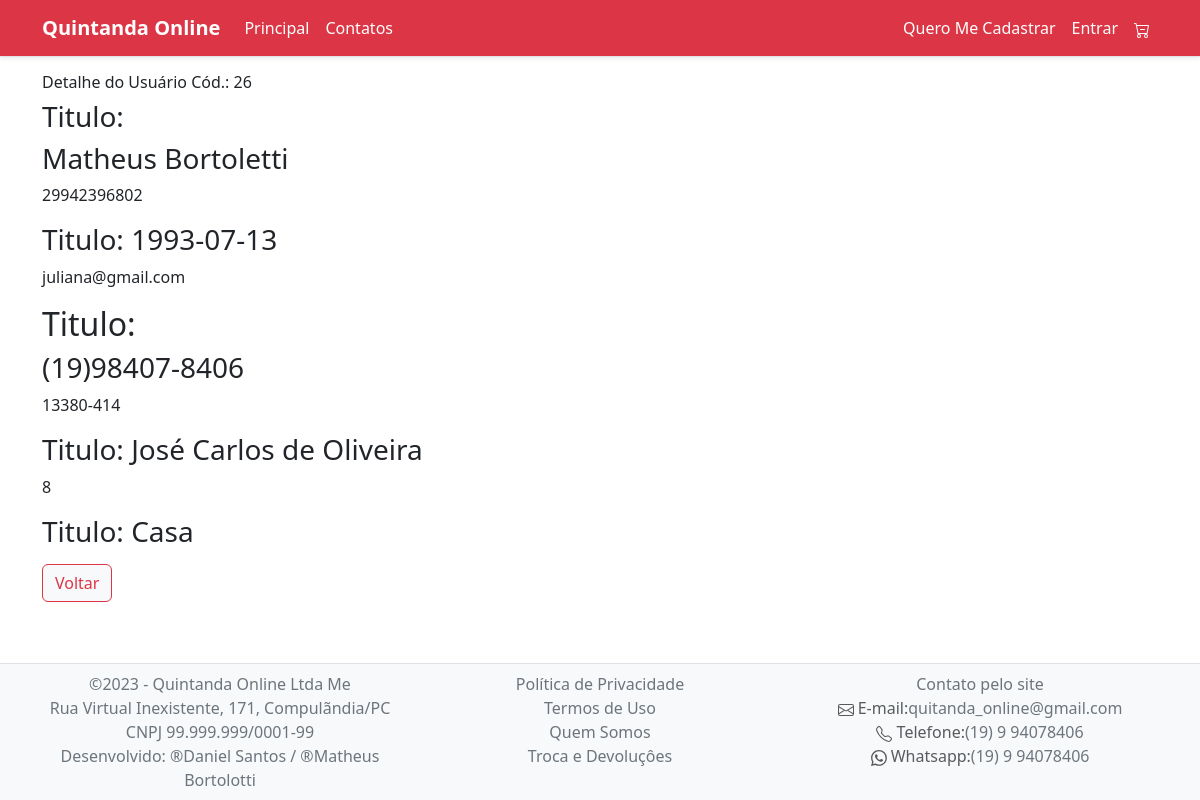
The app's page /ver-usuario.php?id=26 with its own data.
### tables this page shows
CREATE TABLE `usuario` (
  `id` int(100) NOT NULL,
  `nome` varchar(100) NOT NULL,
  `cpf` varchar(50) NOT NULL,
  `datanacimento` varchar(50) DEFAULT NULL,
  `email` varchar(50) NOT NULL,
  `telefone` varchar(50) NOT NULL,
  `cep` varchar(50) NOT NULL,
  `rua` varchar(50) NOT NULL,
  `numero` varchar(50) NOT NULL,
  `complemento` varchar(50) NOT NULL,
  `cidade` varchar(50) NOT NULL,
  `senha` varchar(50) NOT NULL,
  `Conf_Senha` varchar(50) NOT NULL,
  `referencia` varchar(25) NOT NULL
);

### ver-usuario.php (the view, shortened to what this page needs)
<?php include "menu.php";?>
     <?php
     $id = $_GET['id'];
     $nome = $cpf  = $datadenacimento = $email = $telefone = $cep = $rua = $numero = $complemento = $referencia = "";
     include "conexao.php";
     $sql_buscar = "select * from usuario  where id = $id";
     $todos_os_usuario = mysqli_query($conexao, $sql_buscar);
     while ($um_usuario = mysqli_fetch_assoc($todos_os_usuario)):
          $nome = $um_usuario["nome"];
          $cpf = $um_usuario["cpf"];
          $datanacimento = $um_usuario["datanacimento"];
          $email = $um_usuario["email"];
          $telefone = $um_usuario["telefone"];
          $cep = $um_usuario["cep"];
          $rua = $um_usuario["rua"];
          $numero = $um_usuario["numero"];
          $complemento = $um_usuario["complemento"];
     endwhile;
     ?>
     <div class="container mt-3">
          <div class="col-12">
               <h6>
                    Detalhe do Usuário Cód.: <?php echo $id; ?>
               </h6>
          </div>
          <div class="col-12">
               <h3>Titulo:</h3>
               <h3><?php echo $nome; ?> </h3>
               <p><?php echo  $cpf; ?></p>
          </div>
          <div class="col-12">
               <h3>Titulo: <?php echo  $datanacimento; ?> </h3>
               <p><?php echo $email; ?></p>
          </div>
          <div class="col-12">
               <h2>Titulo: </h2>
               <h3><?php echo   $telefone; ?></h3>
               <p><?php echo $cep; ?></p>
          </div>
          <div class="col-12">
               <h3>Titulo: <?php echo    $rua; ?> </h3>
               <p><?php echo  $numero; ?></p>
          </div>
          <div class="col-12">
               <h3>Titulo: <?php echo    $complemento; ?> </h3>
          </div>
          <div class="col-12">
               <a href="listar-usuario.php" class="btn btn-light btn-outline-danger">Voltar</a>
          </div>
     </div>
     <div style="height: 129px;" class="d-none d-lg-block"></div>

### records on screen
usuario: nome "Matheus Bortoletti", cpf "29942396802", datanacimento "1993-07-13", email "juliana@gmail.com", telefone "(19)98407-8406", cep "13380-414", rua "José Carlos de Oliveira", numero "8", complemento "Casa"

### other values on screen
$id "26"
